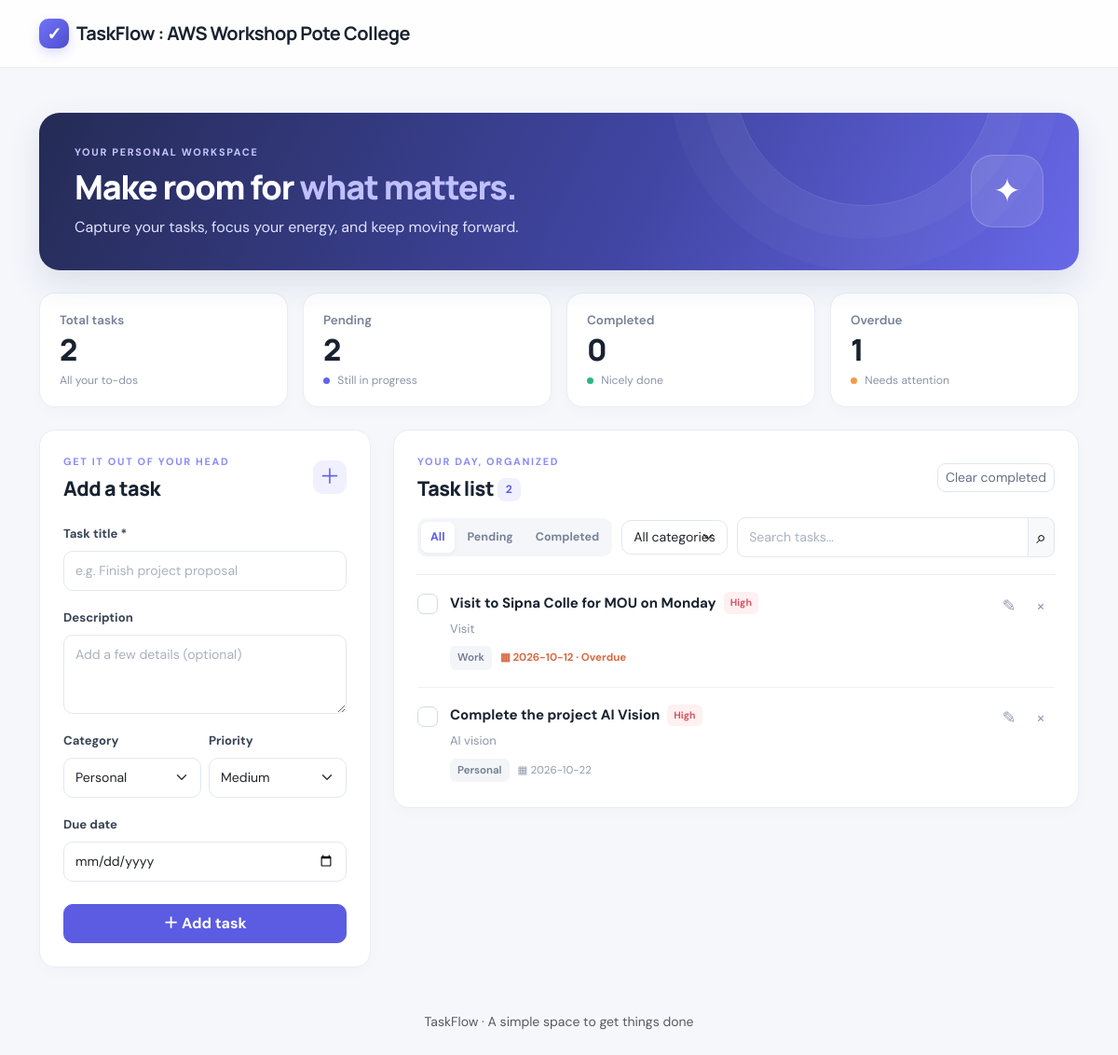
The page / on the database its author committed.
### tables this page shows
CREATE TABLE tasks (
                id INTEGER PRIMARY KEY AUTOINCREMENT,
                title TEXT NOT NULL,
                description TEXT DEFAULT '',
                category TEXT NOT NULL DEFAULT 'Personal',
                priority TEXT NOT NULL DEFAULT 'Medium'
                    CHECK(priority IN ('Low', 'Medium', 'High')),
                due_date TEXT DEFAULT '',
                completed INTEGER NOT NULL DEFAULT 0,
                created_at TEXT NOT NULL DEFAULT (datetime('now', 'localtime'))
            );

### app.py (the view)
@app.route("/")
def index():
    status = request.args.get("status", "all")
    category = request.args.get("category", "all")
    search = request.args.get("q", "").strip()
    where = []
    params = []
    if status == "pending":
        where.append("completed = 0")
    elif status == "completed":
        where.append("completed = 1")
    if category != "all":
        where.append("category = ?")
        params.append(category)
    if search:
        where.append("(title LIKE ? OR description LIKE ?)")
        params.extend([f"%{search}%", f"%{search}%"])
    sql = "SELECT * FROM tasks"
    if where:
        sql += " WHERE " + " AND ".join(where)
    sql += """
        ORDER BY
            completed ASC,
            CASE priority WHEN 'High' THEN 1 WHEN 'Medium' THEN 2 ELSE 3 END,
            CASE WHEN due_date = '' THEN 1 ELSE 0 END,
            due_date ASC,
            id DESC
    """
    with get_db() as conn:
        tasks = conn.execute(sql, params).fetchall()
        stats = conn.execute("""
            SELECT COUNT(*) AS total,
                   SUM(CASE WHEN completed = 0 THEN 1 ELSE 0 END) AS pending,
                   SUM(CASE WHEN completed = 1 THEN 1 ELSE 0 END) AS completed,
                   SUM(CASE WHEN completed = 0 AND due_date <> ''
                                  AND due_date < ? THEN 1 ELSE 0 END) AS overdue
            FROM tasks
        """, (date.today().isoformat(),)).fetchone()
        categories = conn.execute(
            "SELECT DISTINCT category FROM tasks ORDER BY category"
        ).fetchall()
    return render_template(
        "index.html",
        tasks=tasks,
        stats=stats,
        categories=categories,
        current_status=status,
        current_category=category,
        search=search,
        today=date.today().isoformat()
    )

### app.py (called while the page is built)
def get_db():
    conn = sqlite3.connect(DB_PATH)
    conn.row_factory = sqlite3.Row
    conn.execute("PRAGMA foreign_keys = ON")
    return conn

### templates/index.html (shortened to what this page needs)
{% extends "base.html" %}
{% block content %}
<section class="hero-panel mb-4">
  <div>
    <div class="eyebrow">YOUR PERSONAL WORKSPACE</div>
    <h1>Make room for <span>what matters.</span></h1>
    <p>Capture your tasks, focus your energy, and keep moving forward.</p>
  </div>
  <div class="hero-icon" aria-hidden="true">✦</div>
</section>
<section class="row g-3 mb-4">
  <div class="col-6 col-xl-3">
    <div class="stat-card">
      <div class="stat-label">Total tasks</div>
      <div class="stat-value">{{ stats.total or 0 }}</div>
      <div class="stat-note">All your to-dos</div>
    </div>
  </div>
  <div class="col-6 col-xl-3">
    <div class="stat-card">
      <div class="stat-label">Pending</div>
      <div class="stat-value">{{ stats.pending or 0 }}</div>
      <div class="stat-note"><span class="dot dot-blue"></span> Still in progress</div>
    </div>
  </div>
  <div class="col-6 col-xl-3">
    <div class="stat-card">
      <div class="stat-label">Completed</div>
      <div class="stat-value">{{ stats.completed or 0 }}</div>
      <div class="stat-note"><span class="dot dot-green"></span> Nicely done</div>
    </div>
  </div>
  <div class="col-6 col-xl-3">
    <div class="stat-card">
      <div class="stat-label">Overdue</div>
      <div class="stat-value">{{ stats.overdue or 0 }}</div>
      <div class="stat-note"><span class="dot dot-orange"></span> Needs attention</div>
    </div>
  </div>
</section>
<div class="row g-4">
  <div class="col-lg-4">
    <section class="panel add-panel">
      <div class="panel-heading">
        <div>
          <div class="eyebrow">GET IT OUT OF YOUR HEAD</div>
          <h2>Add a task</h2>
        </div>
        <span class="heading-icon">＋</span>
      </div>
      <form action="{{ url_for('add_task') }}" method="post">
        <div class="mb-3">
          <label class="form-label" for="title">Task title *</label>
          <input class="form-control" id="title" name="title" maxlength="160" placeholder="e.g. Finish project proposal" required>
        </div>
        <div class="mb-3">
          <label class="form-label" for="description">Description</label>
          <textarea class="form-control" id="description" name="description" rows="3" maxlength="1000" placeholder="Add a few details (optional)"></textarea>
        </div>
        <div class="row g-2">
          <div class="col-6 mb-3">
            <label class="form-label" for="category">Category</label>
            <select class="form-select" id="category" name="category">
              <option>Personal</option><option>Work</option><option>Study</option><option>Shopping</option><option>Health</option>
            </select>
          </div>
          <div class="col-6 mb-3">
            <label class="form-label" for="priority">Priority</label>
            <select class="form-select" id="priority" name="priority">
              <option>Low</option><option selected>Medium</option><option>High</option>
            </select>
          </div>
        </div>
        <div class="mb-4">
          <label class="form-label" for="due_date">Due date</label>
          <input class="form-control" type="date" id="due_date" name="due_date">
        </div>
        <button class="btn btn-primary w-100 py-2" type="submit">＋ Add task</button>
      </form>
    </section>
  </div>
  <div class="col-lg-8">
    <section class="panel task-panel">
      <div class="panel-heading task-heading">
        <div>
          <div class="eyebrow">YOUR DAY, ORGANIZED</div>
          <h2>Task list <span class="count-pill">{{ tasks|length }}</span></h2>
        </div>
        <form action="{{ url_for('clear_completed') }}" method="post" onsubmit="return confirm('Delete all completed tasks?');">
          <button class="btn btn-outline-secondary btn-sm" type="submit">Clear completed</button>
        </form>
      </div>
      <form class="filter-bar" method="get" action="{{ url_for('index') }}">
        <div class="filter-tabs">
          <a class="{{ 'active' if current_status == 'all' else '' }}" href="{{ url_for('index', status='all', category=current_category, q=search) }}">All</a>
          <a class="{{ 'active' if current_status == 'pending' else '' }}" href="{{ url_for('index', status='pending', category=current_category, q=search) }}">Pending</a>
          <a class="{{ 'active' if current_status == 'completed' else '' }}" href="{{ url_for('index', status='completed', category=current_category, q=search) }}">Completed</a>
        </div>
        <select class="form-select form-select-sm category-filter" name="category" aria-label="Filter category">
          <option value="all" {{ 'selected' if current_category == 'all' else '' }}>All categories</option>
        </select>
        <div class="search-box">
          <input type="search" name="q" class="form-control form-control-sm" placeholder="Search tasks..." value="{{ search }}">
          <button class="btn btn-sm btn-light" type="submit" aria-label="Search">⌕</button>
        </div>
      </form>
      {% if tasks %}
        <div class="task-list">
          {% for task in tasks %}
          <article class="task-item {{ 'is-complete' if task.completed else '' }}">
            <form action="{{ url_for('toggle_task', task_id=task.id) }}" method="post" class="toggle-form">
              <button class="task-check {{ 'checked' if task.completed else '' }}" type="submit" aria-label="{{ 'Mark as pending' if task.completed else 'Mark as completed' }}">
              </button>
            </form>
            <div class="task-main">
              <div class="task-title-row">
                <h3>{{ task.title }}</h3>
                <span class="priority priority-{{ task.priority|lower }}">{{ task.priority }}</span>
              </div>
              {% if task.description %}<p class="task-description">{{ task.description }}</p>{% endif %}
              <div class="task-meta">
                <span class="category-tag">{{ task.category }}</span>
                {% if task.due_date %}
                  <span class="{{ 'due-over' if task.due_date < today and not task.completed else 'due-date' }}">▦ {{ task.due_date }}{% if task.due_date < today and not task.completed %} · Overdue{% endif %}</span>
                {% endif %}
              </div>
            </div>
            <div class="task-actions">
              <a class="action-link" href="{{ url_for('edit_task', task_id=task.id) }}" title="Edit task" aria-label="Edit task">✎</a>
              <form action="{{ url_for('delete_task', task_id=task.id) }}" method="post" onsubmit="return confirm('Delete this task?');">
                <button class="action-link delete-link" type="submit" title="Delete task" aria-label="Delete task">×</button>
              </form>
            </div>
          </article>
          {% endfor %}
        </div>
      {% else %}
        <div class="empty-state">
          <div class="empty-icon">✓</div>
          <h3>Nothing on this list yet</h3>
          <p>Add a task or adjust your filters. Your next win starts here.</p>
        </div>
      {% endif %}
    </section>
  </div>
</div>
{% endblock %}

### templates/base.html (shortened to what this page needs)
<!doctype html>
<html lang="en">
<head>
  <link href="https://cdn.jsdelivr.net/npm/bootstrap@5.3.3/dist/css/bootstrap.min.css" rel="stylesheet">
  <link href="{{ url_for('static', filename='style.css') }}" rel="stylesheet">
</head>
<body>
  <nav class="navbar navbar-expand-lg app-navbar">
    <div class="container">
      <a class="navbar-brand fw-bold d-flex align-items-center gap-2" href="{{ url_for('index') }}">
        <span class="brand-mark">✓</span> TaskFlow : AWS Workshop Pote College
      </a>
    </div>
  </nav>
  <main class="container py-4 py-lg-5">
    {% block content %}{% endblock %}
    <footer class="text-center small text-muted mt-5">TaskFlow · A simple space to get things done</footer>
  </main>
</body>
</html>

### rows shown on the page
tasks: completed 0 (drawn), title "Visit to Sipna Colle for MOU on Monday", priority "High", description "Visit", category "Work", due_date "2026-10-12"
tasks: completed 0 (drawn), title "Complete the project AI Vision", priority "High", description "AI vision", category "Personal", due_date "2026-10-22"

### other values the page prints
{{ stats.total or 0 }} "2"
{{ stats.pending or 0 }} "2"
{{ stats.completed or 0 }} "0"
{{ stats.overdue or 0 }} "1"
{{ tasks|length }} "2"
